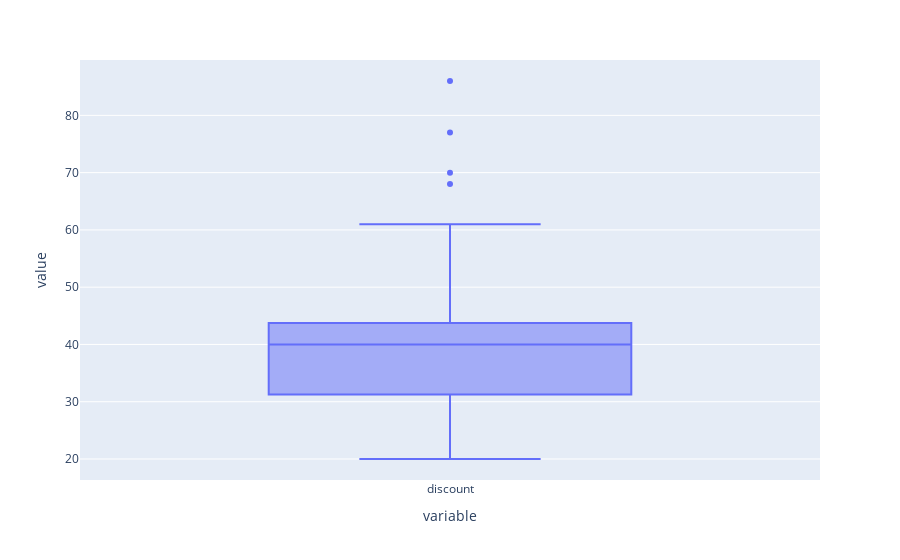

Here is the notebook cell this chart was saved with:
### Markdown cell above
##### BEFORE

### Code cell
plot = px.box(df['discount'])
plot.show()

### Figure 1 — Plotly figure (JSON) as saved in the notebook; plotly's stock layout.template omitted (floating-point values rounded to 4 significant figures)
{"data": [{"alignmentgroup": "True", "hovertemplate": "variable=%{x}<br>value=%{y}<extra></extra>", "legendgroup": "", "marker": {"color": "#636efa"}, "name": "", "notched": false, "offsetgroup": "", "orientation": "v", "showlegend": false, "type": "box", "x": ["discount", "discount", "discount", "discount", "discount", "discount", "discount", "discount", "discount", "discount", "discount", "discount", "discount", "discount", "discount", "discount", "discount", "discount", "discount", "discount", "discount", "discount", "discount", "discount", "discount", "discount", "discount", "discount", "discount", "discount", "discount", "discount", "discount", "discount", "discount", "discount", "discount", "discount", "discount", "discount", "discount", "discount", "discount", "discount", "discount", "discount", "discount", "discount", "discount", "discount", "discount", "discount", "discount", "discount", "discount", "discount", "discount", "discount", "discount", "discount", "discount", "discount", "discount", "discount", "discount", "discount", "discount", "discount", "discount", "discount", "discount", "discount", "discount", "discount", "discount"], "x0": " ", "xaxis": "x", "y": [45, 20, 44, 25, 32, 39, 36, 39, 44, 40, 35, 37, 56, 32, 34, 38, 25, 28, 56, 60, 43, 44, 34, 43, 27, 42, 42, 39, 40, 27, 29, 28, 50, 36, 57, 31, 40, 22, 40.05, 27, 28, 28, 22, 61, 40, 43, 68, 40.05, 27, 28, 50, 37, 40.05, 48, 40, 31, 40.05, 40.05, 40.05, 40.05, 22, 40.05, 56, 49, 70, 44, 27, 77, 40.05, 33, 43, 39, 40, 86, 40.05], "y0": " ", "yaxis": "y"}], "layout": {"boxmode": "group", "legend": {"tracegroupgap": 0}, "margin": {"t": 60}, "xaxis": {"anchor": "y", "domain": [0, 1], "title": {"text": "variable"}}, "yaxis": {"anchor": "x", "domain": [0, 1], "title": {"text": "value"}}}}
